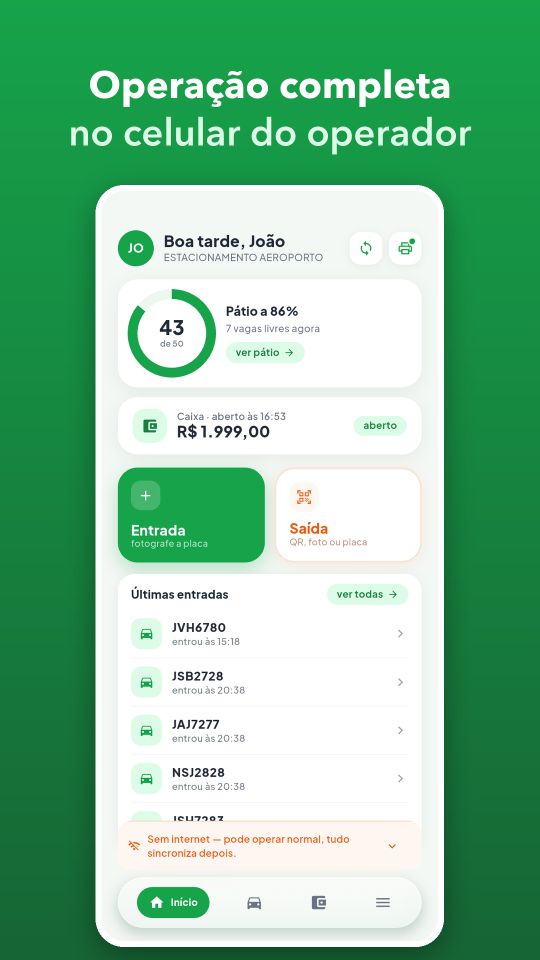
#> input picture app/store/play/captura-01.png, 1080 x 1920 px, given in place of app_icon.png, which was not available (shown at 1/2 size)
$ python gerar.py captura-01.png
#> lines starting #> are read from the running program, lines starting #| are printed output that depends on the picture; after the words box and inside, x2 and y2 are one past the last pixel; in counts of white or black regions, pixels touching at a corner belong together
"""Gera os elementos gráficos da página da Play (ícone, recurso gráfico, capturas).

Uso: python3 gerar_play.py <raiz-do-repo>
Saída: <raiz>/app/store/play/
"""
import sys
from pathlib import Path
from PIL import Image, ImageDraw, ImageFilter, ImageFont

RAIZ = Path(sys.argv[1])
OUT = RAIZ / "app/store/play"
OUT.mkdir(parents=True, exist_ok=True)
UP = RAIZ / "web/public/uploads"

AVENIR = "/System/Library/Fonts/Avenir Next.ttc"
BOLD, DEMI, MEDIUM = 0, 2, 5
VERDE_TOPO = (22, 163, 74)     # #16A34A
VERDE_BASE = (22, 101, 52)     # #166534
FUNDO_CLARO = (240, 247, 242)


def fonte(tam, peso=BOLD):
    return ImageFont.truetype(AVENIR, tam, index=peso)


def gradiente(w, h, c1, c2):
    g = Image.new("RGB", (w, h))
    px = g.load()
    for y in range(h):
        t = y / max(h - 1, 1)
        cor = tuple(round(a + (b - a) * t) for a, b in zip(c1, c2))
        for x in range(w):
            px[x, y] = cor
    return g


def cantos(im, raio):
    m = Image.new("L", im.size, 0)
    ImageDraw.Draw(m).rounded_rectangle([0, 0, im.size[0] - 1, im.size[1] - 1], raio, fill=255)
    out = im.convert("RGBA")
    out.putalpha(m)
    return out


def com_sombra(base, im, xy, raio_blur=28, deslocamento=18, opacidade=90):
    sombra = Image.new("RGBA", (im.size[0] + 120, im.size[1] + 120), (0, 0, 0, 0))
    a = im.split()[-1].point(lambda v: opacidade if v else 0)
    sombra.paste((0, 0, 0, 255), (60, 60 + deslocamento), a)
    sombra = sombra.filter(ImageFilter.GaussianBlur(raio_blur))
    base.alpha_composite(sombra, (xy[0] - 60, xy[1] - 60))
    base.alpha_composite(im, xy)


def texto_centro(d, cx, y, txt, f, cor):
    w = d.textlength(txt, font=f)
    d.text((cx - w / 2, y), txt, font=f, fill=cor)


# ---------------------------------------------------------------- 1) ícone 512
icone = Image.open(RAIZ / "app/assets/icon/app_icon.png").convert("RGBA")
# Cantos transparentes → fundo com a mesma cor de cada linha (gradiente vertical
# do próprio ícone, amostrado no centro horizontal da borda opaca).
fundo = Image.new("RGBA", icone.size)
#> fundo: PIL image 1080x1920 RGBA; every value is 0
px_i, px_f = icone.load(), fundo.load()
for y in range(icone.size[1]):
    amostra = None
    for x in list(range(0, 60)) + list(range(452, 512)):
        r, g, b, a = px_i[x, y]
        if a == 255 and g > r + 40:
            amostra = (r, g, b, 255)
            break
    if amostra is None:
        amostra = px_i[256, y][:3] + (255,)
    for x in range(icone.size[0]):
        px_f[x, y] = amostra
fundo.alpha_composite(icone)
fundo.convert("RGB").save(OUT / "icone-512.png", optimize=True)

# ------------------------------------------------------- 2) capturas 1080x1920
TELAS = [
    ("Screenshot_20260723-175938.png", "Operação completa", "no celular do operador"),
    ("Screenshot_20260720-204441.png", "Entrada pela câmera:", "o app lê a placa"),
    ("Screenshot_20260717-201543.png", "Todo o pátio", "em tempo real"),
    ("Screenshot_20260723-181324.png", "Saída com a tarifa", "calculada na hora"),
    ("Screenshot_20260720-204528.png", "Pix com QR Code", "direto na tela"),
    ("Screenshot_20260717-201549.png", "Caixa do turno", "aberto e fechado no app"),
]
W, H = 1080, 1920
for i, (arq, l1, l2) in enumerate(TELAS, 1):
    base = gradiente(W, H, VERDE_TOPO, VERDE_BASE).convert("RGBA")
#> in gradiente, `g = Image.new("RGB", (w, h))`: g: PIL image 1080x1920 RGB; every value is 0
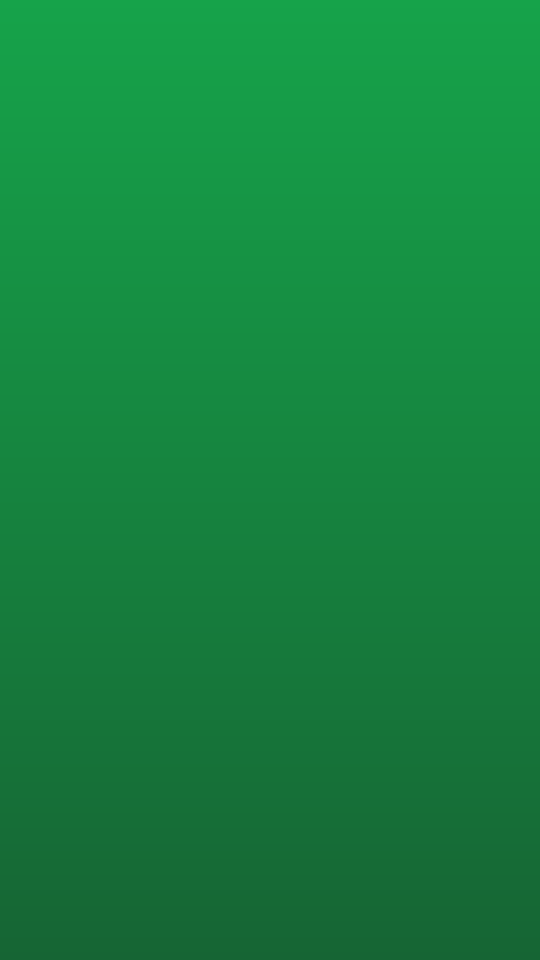
#> base: PIL image 1080x1920 RGBA (shown at 1/2 size); mean R, G, B, A 22, 132, 63, 255
    d = ImageDraw.Draw(base)
    texto_centro(d, W / 2, 120, l1, fonte(76), (255, 255, 255))
    texto_centro(d, W / 2, 215, l2, fonte(76, DEMI), (220, 252, 231))
    tela = Image.open(UP / arq).convert("RGB")
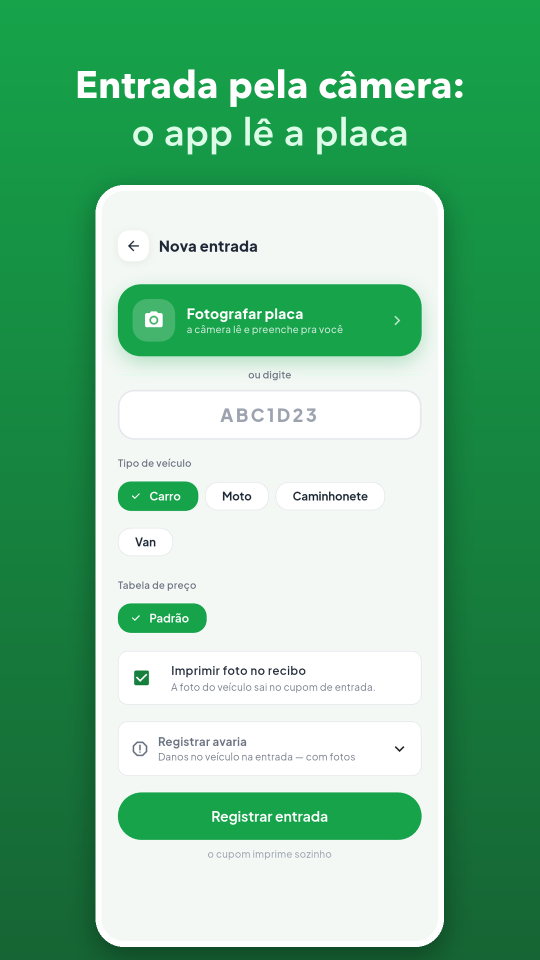
#> input picture app/store/play/captura-02.png, 1080 x 1920 px, given in place of Screenshot_20260723-175938.png, which was not available (shown at 1/2 size)
#> tela is the input picture: PIL image 1080x1920 RGB; mean R, G, B 121.7, 187.8, 146.2
    alvo_h = 1500
    alvo_w = round(tela.size[0] * alvo_h / tela.size[1])
#> alvo_w = 844
    tela = cantos(tela.resize((alvo_w, alvo_h), Image.LANCZOS), 44)
#> in cantos, `m = Image.new("L", im.size, 0)`: m: PIL image 844x1500 L; every value is 0
#> in cantos, `ImageDraw.Draw(m).rounded_rectangle([0, 0, im.size[0] - 1, im.size[1] ..`:
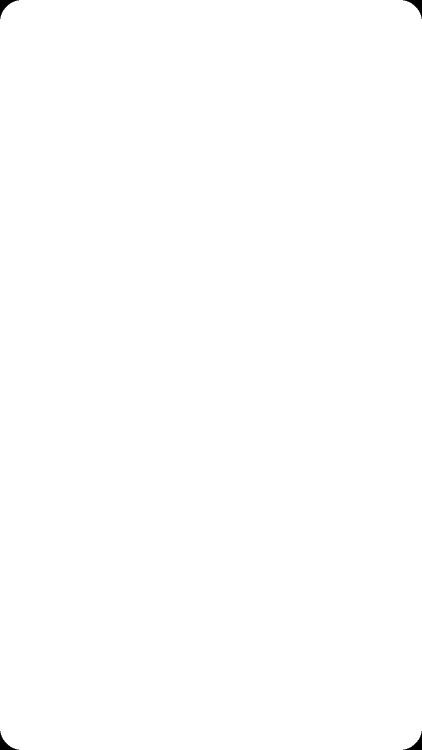
#> m: PIL image 844x1500 L (shown at 1/2 size); 99.9% white; 4 black regions, box (x1, y1, x2, y2) and area: (0, 0, 38, 38) 427, (806, 0, 844, 38) 427, (0, 1462, 38, 1500) 427, (806, 1462, 844, 1500) 427
    # moldura branca fina simulando o aparelho
    moldura = cantos(Image.new("RGB", (alvo_w + 24, alvo_h + 24), (255, 255, 255)), 56)
#> in cantos (call 2), `m = Image.new("L", im.size, 0)`: m: PIL image 868x1524 L; every value is 0
#> in cantos (call 2), `ImageDraw.Draw(m).rounded_rectangle([0, 0, im.size[0] - 1, im.size[1] ..`: m: PIL image 868x1524 L; 99.8% white; 4 black regions, box (x1, y1, x2, y2) and area: (0, 0, 49, 49) 691, (819, 0, 868, 49) 691, (0, 1475, 49, 1524) 691, (819, 1475, 868, 1524) 691
#> in cantos (call 2), `out = im.convert("RGBA")`: out: PIL image 868x1524 RGBA; every value is 255
    moldura.alpha_composite(tela, (12, 12))
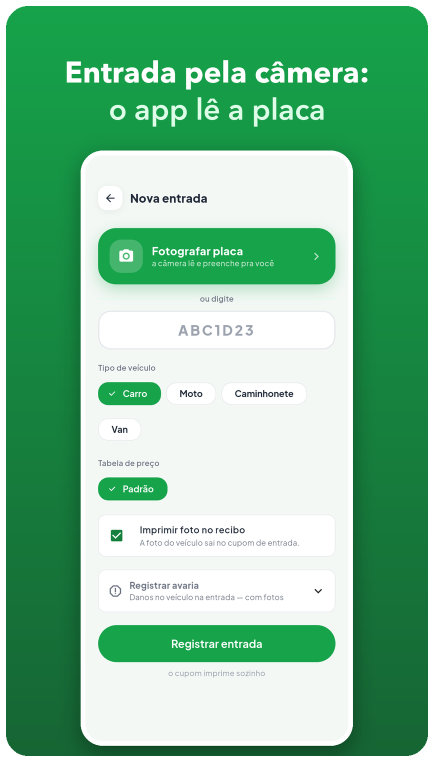
#> moldura: PIL image 868x1524 RGBA (shown at 1/2 size); mean R, G, B, A 127.7, 190.8, 151.1, 254.5; transparent parts drawn white
    x = (W - moldura.size[0]) // 2
#> x = 106
    com_sombra(base, moldura, (x, 370))
#> in com_sombra, `sombra = Image.new("RGBA", (im.size[0] + 120, im.size[1] + 120), (0, 0..`: sombra: PIL image 988x1644 RGBA; every value is 0
#> in com_sombra, `sombra = sombra.filter(ImageFilter.GaussianBlur(raio_blur))`:
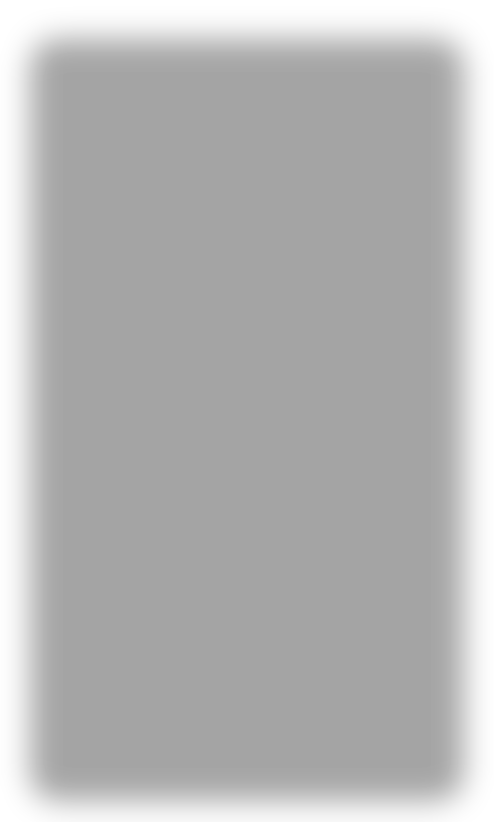
#> sombra: PIL image 988x1644 RGBA (shown at 1/2 size); mean R, G, B, A 0, 0, 0, 73.1; transparent parts drawn white
#> in com_sombra, `base.alpha_composite(sombra, (xy[0] - 60, xy[1] - 60))`:
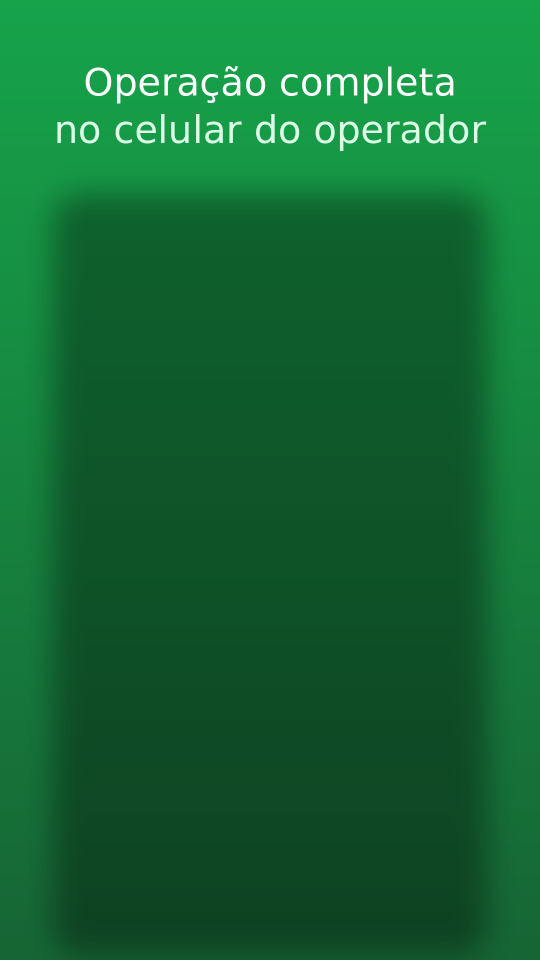
#> base: PIL image 1080x1920 RGBA (shown at 1/2 size); mean R, G, B, A 19.5, 105, 51.5, 255
#> in com_sombra, `base.alpha_composite(im, xy)`:
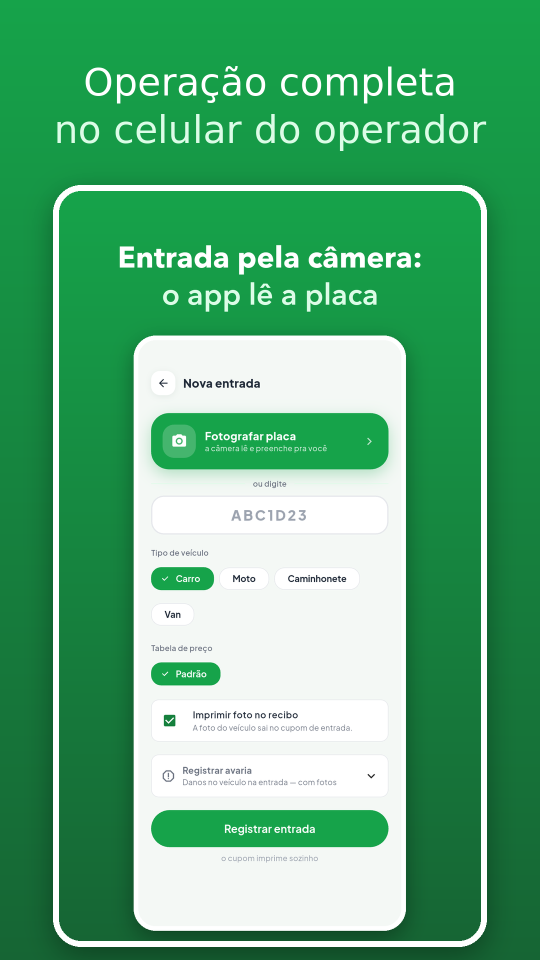
#> base: PIL image 1080x1920 RGBA (shown at 1/2 size); mean R, G, B, A 91.5, 173, 121.8, 255
    base.convert("RGB").save(OUT / f"captura-{i:02d}.png", optimize=True)
#> (the run stopped early here; a loop or call above may not have finished)
